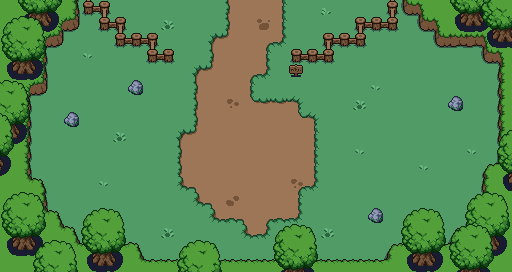

Rendered tile map (Tiled .tmx) drawn with the repository's tilesets; below, a short description and the map source with its tile grids summarised:
An orthogonal 32x17 tile map with 16x16 px tiles, 7 tile layers (spawnzone, floor, next, decors, ...), 14 tilesets.

<map version="1.8" tiledversion="1.8.2" orientation="orthogonal" renderorder="right-down" width="32" height="17" tilewidth="16" tileheight="16" infinite="0" nextlayerid="13" nextobjectid="1">
 <tileset firstgid="1" name="bush" tilewidth="16" tileheight="16" tilecount="12" columns="6">
  <image source="tilesets/bush.png" width="98" height="32" />
 </tileset>
 <tileset firstgid="13" name="chest_01" tilewidth="16" tileheight="16" tilecount="4" columns="4">
  <image source="tilesets/chest_01.png" width="64" height="16" />
 </tileset>
 <tileset firstgid="17" name="decor_8x8" tilewidth="16" tileheight="16" tilecount="4" columns="2">
  <image source="tilesets/decor_8x8.png" width="32" height="32" />
 </tileset>
 <tileset firstgid="21" name="decor_16x16" tilewidth="16" tileheight="16" tilecount="20" columns="4">
  <image source="tilesets/decor_16x16.png" width="64" height="80" />
 </tileset>
 <tileset firstgid="41" name="fences" tilewidth="16" tileheight="16" tilecount="16" columns="4">
  <image source="tilesets/fences.png" width="64" height="64" />
 </tileset>
 <tileset firstgid="57" name="grass" tilewidth="16" tileheight="16" tilecount="1" columns="1">
  <image source="tilesets/grass.png" width="16" height="16" />
 </tileset>
 <tileset firstgid="58" name="objects1" tilewidth="16" tileheight="16" tilecount="12" columns="6">
  <image source="tilesets/objects1.png" width="98" height="32" />
 </tileset>
 <tileset firstgid="70" name="plains" tilewidth="16" tileheight="16" tilecount="72" columns="6">
  <image source="tilesets/plains.png" width="96" height="192" />
 </tileset>
 <tileset firstgid="142" name="tree" tilewidth="16" tileheight="16" tilecount="12" columns="3">
  <image source="tilesets/tree.png" width="48" height="64" />
 </tileset>
 <tileset firstgid="154" name="water_decorations" tilewidth="16" tileheight="16" tilecount="12" columns="6">
  <image source="tilesets/water_decorations.png" width="96" height="32" />
 </tileset>
 <tileset firstgid="166" source="tilesets/grass.tsx" />
 <tileset firstgid="167" source="tilesets/plains.tsx" />
 <tileset firstgid="239" name="spawn" tilewidth="16" tileheight="16" tilecount="1" columns="1">
  <image source="tilesets/spawn.png" width="16" height="16" />
 </tileset>
 <tileset firstgid="240" source="tilesets/spawn.tsx" />
 <layer id="12" name="spawnzone" width="32" height="17">
  <data>[544 cells, 266 non-empty, 1 distinct tile ids]</data>
 </layer>
 <layer id="1" name="floor" width="32" height="17">
  <data>[544 cells, 544 non-empty, 14 distinct tile ids]</data>
 </layer>
 <layer id="9" name="next" width="32" height="17">
  <data>[544 cells, 17 non-empty, 4 distinct tile ids]</data>
 </layer>
 <layer id="8" name="decors" width="32" height="17">
  <data>[544 cells, 16 non-empty, 6 distinct tile ids]</data>
 </layer>
 <layer id="4" name="collisions" width="32" height="17">
  <data>[544 cells, 160 non-empty, 23 distinct tile ids]</data>
 </layer>
 <layer id="5" name="trees" width="32" height="17">
  <data>[544 cells, 113 non-empty, 12 distinct tile ids]</data>
 </layer>
 <layer id="6" name="trees2" width="32" height="17">
  <data>[544 cells, 37 non-empty, 12 distinct tile ids]</data>
 </layer>
</map>
